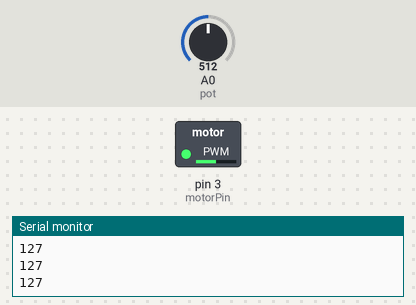
Bench run of a sketch on a simulated Arduino Uno, built with avr-gcc and run on an emulated ATmega328P. On the bench: switched loads named in the sketch (green lamp = pin HIGH), the last lines printed to the serial monitor. Inputs (shaded band) come from the test bench; at power-on: A0 (pot) = 512.

Above: at 1.2 s.
1.3 s: A0 (pot) set to 716
At 2.2 s:
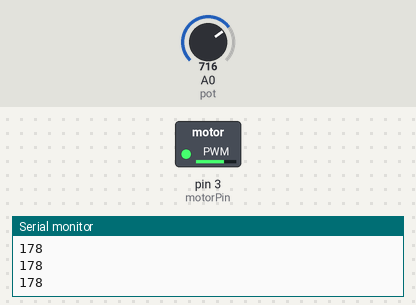
2.8 s: A0 (pot) set to 900
At 3.6 s:
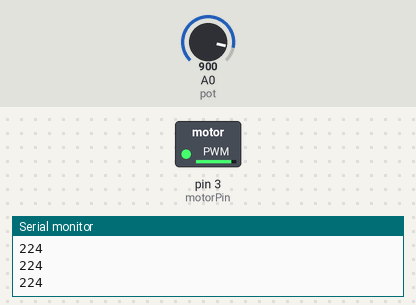
4.3 s: A0 (pot) set to 122
At 4.9 s:
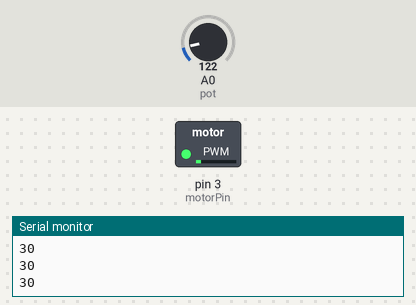
5.8 s: A0 (pot) set to 0
At 6.2 s:
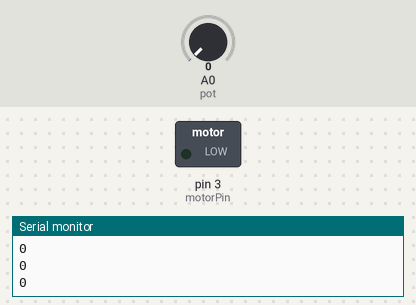
7.3 s: A0 (pot) set to 511
At 8.7 s:
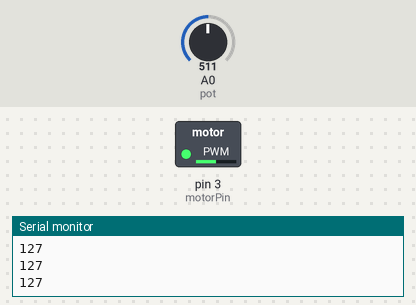
Timing chart, 0 to 9.8 s (numbered marks = the images above; inputs shaded):
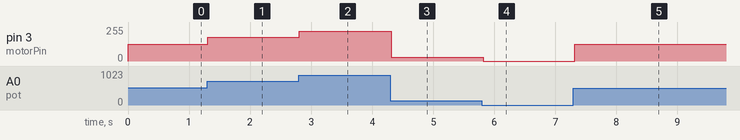

Measured:
- after the input at 1.3 s, pin 3 (motorPin): 127/255 → 178/255 at once
- after the input at 2.8 s, pin 3 (motorPin): 178/255 → 224/255 at once
- after the input at 4.3 s, pin 3 (motorPin): 224/255 → 30/255 at once
- after the input at 5.8 s, pin 3 (motorPin): 30/255 → 0/255 at once
- after the input at 7.3 s, pin 3 (motorPin): 0/255 → 127/255 at once

The sketch:

DCMotor-Potansiyometre.ino
```cpp
int motorPin = 3;

int pot = A0;
int deger = 0;

void setup()
{
	Serial.begin(9600);
	pinMode(motorPin, OUTPUT);
	pinMode(pot, INPUT);
}

void loop()
{
	deger = analogRead(pot);
	deger = map(deger, 0, 1023, 0, 255);

	analogWrite(motorPin, deger);
	Serial.println(deger);
	delay(100);


}
```
